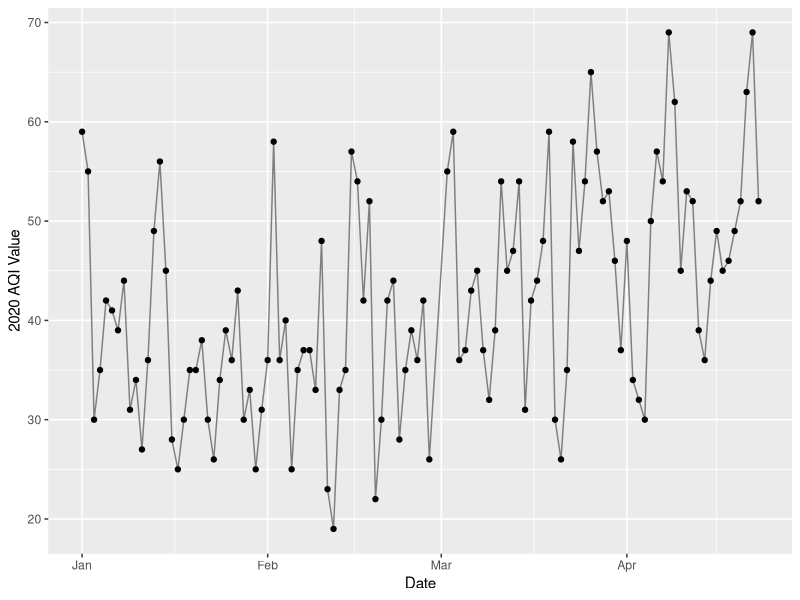

Here is the R script that generated this plot:
# import libraries
my_packages <- c("readr","ggplot2")
lapply(my_packages,library,character.only = TRUE)

# import data
austin_air_data <- read_csv('data/air_quality/epa_air_data_daily_air_quality_ozone_pm25_austin_roundrock.csv',
                 col_names = TRUE,
                 col_types = cols(
                   'Date' = col_date(format = "%m/%d/%Y"),
                   '2020 AQI Value' = col_double(),
                   'Main Pollutant' = col_character(),
                   'Site Name' = col_skip(),
                   'Site ID' = col_skip(),
                   'Source' = col_skip(),
                   '20-year High (1980-2019)' = col_double(),
                   '20-year Low (1980-2019)' = col_double(),
                   '5-year Median (2015-2019)' = col_double()
                   )
                 )


# visualize data
aqiAust = ggplot(austin_air_data, aes(Date,`2020 AQI Value`)) +
  geom_line(aes(Date,`2020 AQI Value`), color = 'grey50') + geom_point()


